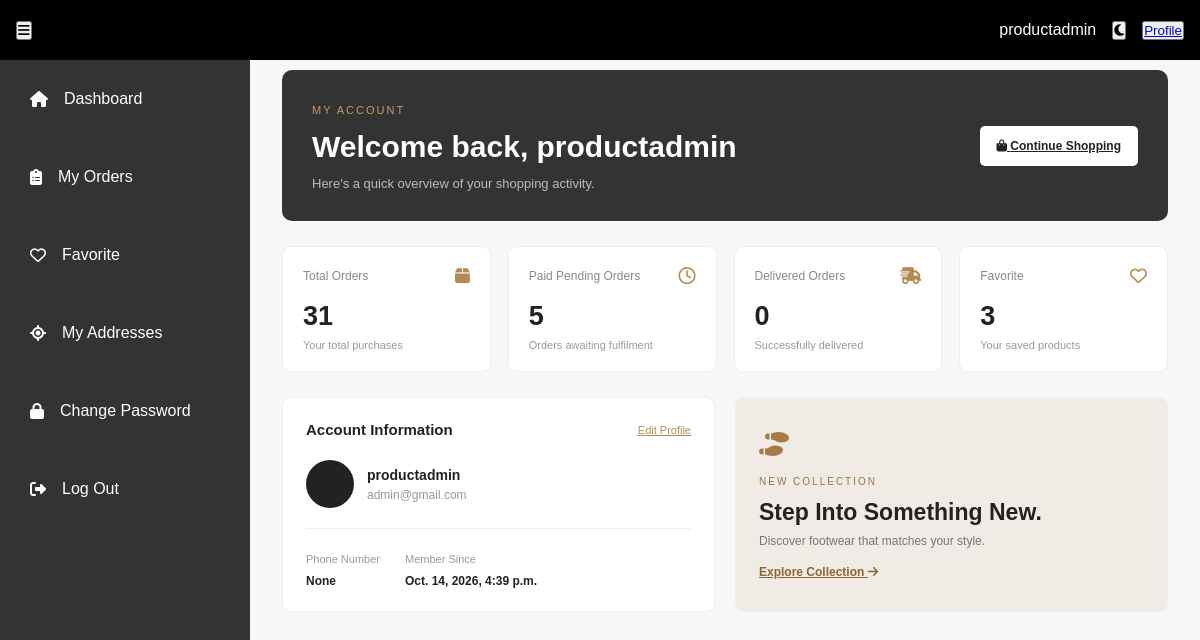
Page /accounts/dashboard/ (signed in) on the committed database.
### users/models.py (models this page shows)
class User(AbstractUser):
    def __str__(self):
        return self.username

### users/views.py (the view)
# urls.py: path("dashboard/",views.DashboardView.as_view(),name="dashboard"),
class DashboardView(TemplateView):
    template_name = "dashboard.html"
    def get_context_data(self, **kwargs):
        ctx = super(DashboardView,self).get_context_data(**kwargs)
        orders = Order.objects.filter(user=self.request.user)
        ctx["orders"] = orders
        ctx["pending_orders"] = sum(1 for order in orders
                                    if order.latest_status and order.latest_status.status=="paid")
        ctx["delivered_orders"] = sum(1 for order in orders
                                      if order.latest_status and order.latest_status.status=="delivered")
        return ctx

### core/context_processors.py (called while the page is built)
def global_site_data(request):
    ctx = {
    }
    return ctx

### shop/models.py (called while the page is built)
    @property
    def latest_status(self):
        order_status = self.status.order_by("-date").first()
        print(order_status)
        return order_status

    def __str__(self):
        return "{} - {} - {}".format(self.order.order_id,self.status ,self.date)

### users/templates/dashboard.html
{% extends 'dashboard_base.html' %}
{% block content %}
<main class="main-content">
<div class="dashboard-overview">
    <section class="overview-welcome">
        <div>
            <span class="welcome-label">MY ACCOUNT</span>
            <h1>Welcome back, {{user.username}}</h1>
            <p>Here's a quick overview of your shopping activity.</p>
        </div>
        <a href="{% url 'product-list' %}" class="continue-shopping">
            <i class="fa-solid fa-bag-shopping"></i>
            Continue Shopping
        </a>
    </section>
    <section class="overview-stats">
        <div class="overview-stat">
            <div class="stat-top">
                <span>Total Orders</span>
                <i class="fa-solid fa-box"></i>
            </div>
            <h2>{{orders.count}}</h2>
            <p>Your total purchases</p>
        </div>
        <div class="overview-stat">
            <div class="stat-top">
                <span>Paid Pending Orders</span>
                <i class="fa-regular fa-clock"></i>
            </div>
            <h2>{{pending_orders}}</h2>
            <p>Orders awaiting fulfilment</p>
        </div>
        <div class="overview-stat">
            <div class="stat-top">
                <span>Delivered Orders</span>
                <i class="fa-solid fa-truck-fast"></i>
            </div>
            <h2>{{delivered_orders}}</h2>
            <p>Successfully delivered</p>
        </div>
        <div class="overview-stat">
            <div class="stat-top">
                <span>Favorite</span>
                <i class="fa-regular fa-heart"></i>
            </div>
            <h2>3</h2>
            <p>Your saved products</p>
        </div>
    </section>
    <section class="overview-bottom">
        <div class="overview-profile">
            <div class="bottom-heading">
                <h3>Account Information</h3>
                <a href="#">Edit Profile</a>
            </div>
            <div class="account-details">
                <div class="account-avatar"></div>
                <div>
                    <h4>{{user.username}}</h4>
                    <p>{{user.email}}</p>
                </div>
            </div>
            <div class="account-info">
                <div>
                    <span>Phone Number</span>
                    {% if user.profile.phone_number%}
                    <p>{{user.profile.phone_number}}</p>
                    {% else %}
                    <p>None</p>
                    {% endif %}
                </div>
                <div>
                    <span>Member Since</span>
                    <p>{{user.date_joined}}</p>
                </div>
            </div>
        </div>
        <div class="overview-promo">
            <div class="promo-icon">
                <i class="fa-solid fa-shoe-prints"></i>
            </div>
            <span>NEW COLLECTION</span>
            <h3>Step Into Something New.</h3>
            <p>Discover footwear that matches your style.</p>
            <a href="#">Explore Collection <i class="fa-solid fa-arrow-right"></i></a>
        </div>
    </section>
</div>
</main>
{% endblock %}

### users/templates/dashboard_base.html (shortened to what this page needs)
{% load static %}
<!DOCTYPE html>
<html lang="en">
<head>
    <link rel="stylesheet" href="https://cdnjs.cloudflare.com/ajax/libs/font-awesome/6.4.0/css/all.min.css">
    <link rel="stylesheet" href="{% static 'CSS/dashboard_mobile.css' %}">
    <link rel="stylesheet" href="{% static 'CSS/dashboard.css' %}">
    <link rel="stylesheet" href="{% static 'CSS/style.css' %}">
</head>
<body>
    <nav class="navbar">
        <button id="menu-toggle"><i class="fas fa-bars"></i></button>
        <div class="nav-controls">
        <p>{{request.user.username}}</p>
        <button id="darkmode-toggle"><i class="fas fa-moon"></i></button>
        <button id="profile-btn"><a href="{% url 'profile' user.profile.pk %}">Profile</a></button>
        </div>
    </nav>
    <div class="sidebar">
    <ul>
      <li><a href="{% url 'dashboard' %}" class="accordion-btn"><i class="fas fa-home"></i><span class="text">Dashboard</span></a></li>
      <li><a href="{% url 'order_list' %}" class="accordion-btn"><i class="fa-solid fa-clipboard-list"></i><span class="text">My Orders</span></a></li>
      <li><a href="" class="accordion-btn" data-section="invest"><i class="fa-regular fa-heart"></i><span class="text">Favorite</span></a></li>
      <li><a class="accordion-btn" data-section="withdraw"><i class="fa-solid fa-location-crosshairs"></i><span class="text">My Addresses</span></a></li>
      <li><a class="accordion-btn" data-section="invest"><i class="fa-solid fa-lock"></i><span class="text">Change Password</span></a></li>
      <li><a href="{% url 'log_out' %}" class="accordion-btn"><i class="fa-solid fa-right-from-bracket"></i><span class="text">Log Out</span></a></li>
    </ul>
    </div>
{% block content %}
{% endblock %}
</body>
</html>

### static/CSS/dashboard.css (style rules this page uses)
:root { --sidebar-width: 250px; --sidebar-collapsed-width: 70px; --transition-speed: 0.3s; --active-color: orange; }
body { margin: 0; font-family: sans-serif; display: flex; height: 100vh; overflow: hidden; transition: background-color var(--transition-speed); }
nav.navbar { position: fixed; top: 0; left: 0; width: 100%; height: 60px; background-color: black; color: white; display: flex; align-items: center; padding: 0 1rem; z-index: 100; }
nav.navbar .nav-controls { margin-left: auto; display: flex; gap: 1rem; align-items: center; }
.sidebar { width: var(--sidebar-width); background: #333; color: white; padding-top: 60px; transition: width var(--transition-speed), transform var(--transition-speed); position: fixed; height: 100%; overflow-x: hidden; overflow-y: auto; z-index: 99; }
.sidebar ul { list-style: none; padding: 0; margin: 0; }
.sidebar li { position: relative; }
.sidebar a, .accordion-btn { display: flex; align-items: center; padding: 30px; color: white; text-decoration: none; transition: background 0.2s; cursor: pointer; }
.sidebar .text { margin-left: 1rem; transition: opacity var(--transition-speed); }
main.main-content { flex: 1; margin-left: var(--sidebar-width); padding: 2rem; padding-top: 70px; transition: margin-left var(--transition-speed); overflow-y: auto; overflow-x: hidden; }
.dashboard-overview { width: 100%; display: flex; flex-direction: column; gap: 25px; min-width: 0; }
.overview-welcome { background: #333; color: #fff; padding: 30px; border-radius: 10px; display: flex; align-items: center; justify-content: space-between; gap: 20px; }
.welcome-label { color: #c69b60; font-size: 11px; letter-spacing: 2px; }
.overview-welcome h1 { font-size: clamp(22px, 3vw, 30px); margin: 12px 0; }
.overview-welcome p { color: #bbb; font-size: 13px; }
.continue-shopping { background: #fff; color: #222; padding: 13px 17px; border-radius: 5px; font-size: 12px; font-weight: 600; white-space: nowrap; }
.overview-stats { display: grid; grid-template-columns: repeat(4, minmax(0, 1fr)); gap: 17px; }
.overview-stat { background: #fff; border: 1px solid #eee; padding: 20px; border-radius: 9px; }
.stat-top { display: flex; justify-content: space-between; align-items: center; gap: 8px; color: #888; font-size: 12px; }
.stat-top i { color: #b58a52; font-size: 17px; }
.overview-stat h2 { font-size: 27px; margin: 17px 0 7px; }
.overview-stat p { font-size: 11px; color: #999; }
.overview-section-heading, .bottom-heading { display: flex; justify-content: space-between; align-items: center; gap: 15px; margin-bottom: 22px; }
.overview-bottom { display: grid; grid-template-columns: 1fr 1fr; gap: 20px; }
.overview-profile, .overview-promo { background: #fff; border: 1px solid #eee; border-radius: 9px; padding: 23px; min-width: 0; }
.bottom-heading h3 { font-size: 15px; }
.bottom-heading a { font-size: 11px; color: #b58a52; }
.account-details { display: flex; align-items: center; gap: 13px; padding-bottom: 20px; border-bottom: 1px solid #eee; }
.account-avatar { width: 48px; height: 48px; display: grid; place-items: center; border-radius: 50%; background: #222; color: #fff; font-weight: bold; }
.account-details h4 { font-size: 14px; }
.account-details p { font-size: 12px; color: #999; margin-top: 5px; }
.account-info { display: flex; flex-wrap: wrap; gap: 25px; padding-top: 20px; }
.account-info span { color: #999; font-size: 11px; }
.account-info p { font-size: 12px; font-weight: 600; margin-top: 7px; }
.overview-promo { background: #f0ece5; display: flex; flex-direction: column; align-items: flex-start; justify-content: center; }
.promo-icon { font-size: 24px; margin-bottom: 17px; color: #a77c44; }
.overview-promo > span { font-size: 10px; letter-spacing: 2px; color: #997344; }
.overview-promo h3 { font-size: 23px; margin: 12px 0 8px; }
.overview-promo p { color: #777; font-size: 12px; margin-bottom: 17px; }
.overview-promo a { color: #8d6536; font-size: 12px; font-weight: bold; }

### static/CSS/style.css (style rules this page uses)
html, body { font-family: "Montserrat", sans-serif !important; }
nav { background-color: white; }
* { box-sizing: border-box; margin: 0; padding: 0; }
body { font-family: Arial, sans-serif; background: #f7f7f7; color: #222; }
h2 { margin-bottom: 20px; }

### rows in the picture
User: user.username "productadmin", username "productadmin", email "admin@gmail.com", date_joined "Oct. 14, 2026, 4:39 p.m."

### other values in the picture
{{ orders.count }} "31"
{{ pending_orders }} "5"
{{ delivered_orders }} "0"
